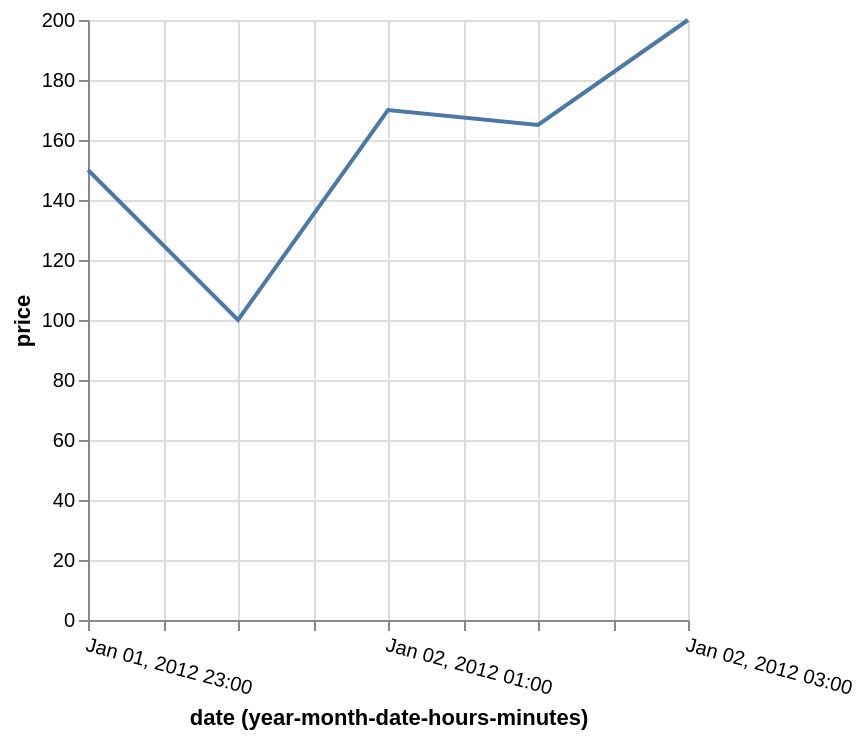

Here is the Vega-Lite specification saved for this chart:
### Vega-Lite specification from a JSON file in a GitHub repository (floating-point values rounded to 4 significant figures)
{"$schema": "https://vega.github.io/schema/vega-lite/v5.json", "description": "Using utc timeunit with local time input.", "data": {"values": [{"date": "Sun, 01 Jan 2012 23:00:00", "price": 150}, {"date": "Sun, 02 Jan 2012 00:00:00", "price": 100}, {"date": "Sun, 02 Jan 2012 01:00:00", "price": 170}, {"date": "Sun, 02 Jan 2012 02:00:00", "price": 165}, {"date": "Sun, 02 Jan 2012 03:00:00", "price": 200}]}, "mark": "line", "encoding": {"x": {"field": "date", "timeUnit": "utcyearmonthdatehoursminutes", "axis": {"labelAngle": 15}}, "y": {"field": "price", "type": "quantitative"}}}
